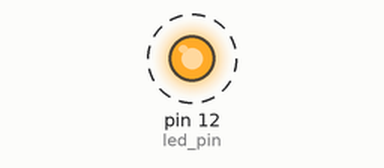
This sketch was run on a simulated Arduino Uno, built with avr-gcc and run on an emulated ATmega328P. Parts: output pins drawn as LEDs (lit = HIGH). Dashed ring = blinking.

Above: at 0.2 s.
Timing chart, 0 to 3.0 s (numbered marks = the images above):
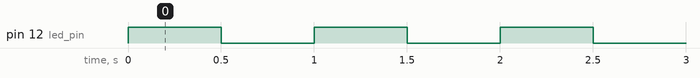

Measured:
- by itself, pin 12 (led_pin): alternates HIGH for 0.50 s and LOW for 0.50 s

The sketch:

Set_an_LED_blink_rate_from_the_serial_monitor_Code.ino
```cpp
#define led_pin 12

int sec = 500;
int led_state = LOW;
void setup(){
  Serial.begin(115200);
  Serial.setTimeout(10);

  pinMode(led_pin, OUTPUT);
}

void loop(){
  if(Serial.available()){
    int data = Serial.parseInt();
    if(data >= 100 && data <= 1000)
      sec = data;
  }

  if(led_state == LOW) led_state = HIGH;
  else led_state = LOW;

  digitalWrite(led_pin, led_state);
  delay(sec);

}
```
